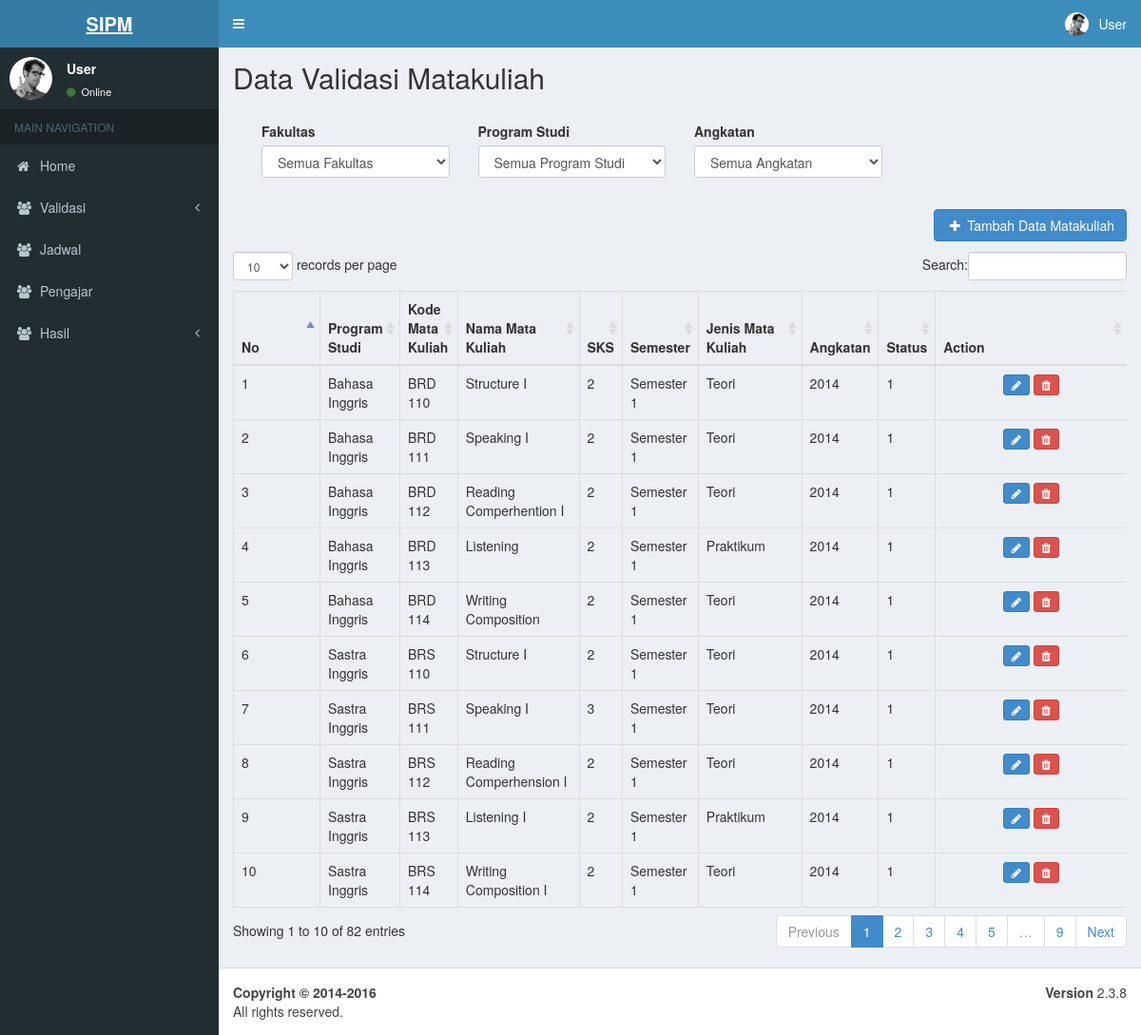
/index.php/validasi, run on the app's committed database.
### tables this page shows
CREATE TABLE `tb_makul` (
  `id_makul` int(11) NOT NULL AUTO_INCREMENT,
  `semester` enum('Semester 1','Semester 2','Semester 3','Semester 4','Semester 5','Semester 6','Semester 7','Semester 8') DEFAULT NULL,
  `id_prodi` int(11) DEFAULT NULL,
  `kode_makul` varchar(10) DEFAULT NULL,
  `nama_makul` varchar(40) DEFAULT NULL,
  `sks` int(11) DEFAULT NULL,
  `jenis_makul` enum('Teori','Praktikum','Teori/Praktikum') DEFAULT NULL,
  `angkatan` varchar(4) DEFAULT NULL,
  `status` enum('0','1') DEFAULT NULL,
  PRIMARY KEY (`id_makul`),
  KEY `id_semester` (`semester`),
  KEY `id_prodi` (`id_prodi`),
  CONSTRAINT `tb_makul_ibfk_2` FOREIGN KEY (`id_prodi`) REFERENCES `tb_prodi` (`id_prodi`)
);

CREATE TABLE `tb_prodi` (
  `id_prodi` int(11) NOT NULL AUTO_INCREMENT,
  `kode_prodiDIKTI` varchar(20) NOT NULL,
  `nama_prodi` varchar(50) NOT NULL,
  `nama_prodi_Eng` varchar(50) NOT NULL,
  `id_fakultas` int(11) NOT NULL,
  `jenjang` enum('S3','S2','S1','D3') NOT NULL,
  `keterangan` text,
  `aktif` enum('Ya','Tidak') NOT NULL DEFAULT 'Ya',
  PRIMARY KEY (`id_prodi`),
  KEY `prodifak` (`id_fakultas`),
  CONSTRAINT `tb_prodi_ibfk_1` FOREIGN KEY (`id_fakultas`) REFERENCES `tb_fakultas` (`id_fakultas`)
);

### application/controllers/Validasi.php (called while the page is built, shortened)
<?php
class Validasi extends CI_Controller
{
    function __construct()
    {
        $this->load->model('M_validasi');
        $this->load->model('M_matakuliah');
        $this->load->model('M_prodi');
        $this->load->model('M_semester');
        $this->load->model('M_fakultas');
        $this->load->library('form_validation');
    }
    public function index()
    {
        $q = urldecode($this->input->get('q', TRUE));
        $start = intval($this->input->get('start'));
        if ($q <> '') {
            $config['base_url'] = base_url() . 'validasi/index.html?q=' . urlencode($q);
            $config['first_url'] = base_url() . 'validasi/index.html?q=' . urlencode($q);
        } else {
            $config['base_url'] = base_url() . 'validasi/index.html';
            $config['first_url'] = base_url() . 'validasi/index.html';
        }
        $config['per_page'] = 10;
        $config['page_query_string'] = TRUE;
        $config['total_rows'] = $this->M_validasi->total_rows($q);
        $validasi = $this->M_validasi->join();
        $fakultas = $this->M_fakultas->getallfakultas();
        $prodi = $this->M_prodi->getallprodi();
        $this->load->library('pagination');
        $this->pagination->initialize($config);
        $data = array(
            'validasi_data' => $validasi,
            'q' => $q,
            'pagination' => $this->pagination->create_links(),
            'total_rows' => $config['total_rows'],
            'start' => $start,
            'dataFakultas' => $fakultas,
            'dataProdi' => $prodi,
        );
        $this->load->view('template/header3');
        $this->load->view('template/sidebar3');
        $this->load->view('validasi/tb_makul_list', $data);
        $this->load->view('template/footer');
    }
}

### index.php (called while the page is built, shortened)
<?php
require_once BASEPATH.'core/CodeIgniter.php';

### application/models/M_validasi.php (called while the page is built, shortened)
<?php
class M_validasi extends CI_Model
{
    public $table = 'tb_makul';
    function total_rows($q = NULL) {
        $this->db->like('id_makul', $q);
	$this->db->or_like('semester', $q);
	$this->db->or_like('id_prodi', $q);
	$this->db->or_like('kode_makul', $q);
	$this->db->or_like('nama_makul', $q);
	$this->db->or_like('sks', $q);
	$this->db->or_like('jenis_makul', $q);
	$this->db->or_like('angkatan', $q);
	$this->db->or_like('status', $q);
	$this->db->from($this->table);
        return $this->db->count_all_results();
    }
    function join()
    {
        $this->db->select('tb_makul.id_makul, tb_makul.semester, tb_makul.kode_makul, tb_makul.nama_makul, tb_makul.sks, tb_makul.jenis_makul, tb_makul.angkatan, tb_makul.status, tb_prodi.nama_prodi');
        $this->db->join('tb_prodi', 'tb_makul.id_prodi = tb_prodi.id_prodi');
        $this->db->order_by('tb_makul.kode_makul', 'asc');
        $query = $this->db->get($this->table);
        return $query->result();
    }
}

### application/views/validasi/tb_makul_list.php (the view, shortened to what this page needs)
<div class="content-wrapper">
  <section class="content">
      <h2 style="margin-top:0px">Data Validasi Matakuliah</h2>
      <div class="col-sm-12"  style="margin-top:20px; margin-bottom:10px;">
          <form id="filter" method="post">
          <div class="form-group col-md-3">
              <label>Fakultas</label>
              <select class="form-control" name="fakultas" id="fakultas">
                  <option value="">Semua Fakultas</option>
              </select>
          </div>
          <div class="form-group col-md-3">
              <label>Program Studi</label>
              <select class="form-control" name="prodi" id="prodi">
                  <option value="NULL">Semua Program Studi</option>
              </select>
          </div>
          <div class="form-group col-md-3">
              <label>Angkatan</label>
              <select class="form-control" name="angkatan" id="angkatan">
                  <option value="NULL">Semua Angkatan</option>
              </select>
          </div>
          <div class="form-group col-md-3">
          </div>
          </form>
      </div>
      <div class="row" style="margin-bottom: 10px">
          <div class="col-md-12 text-center">
          </div>
          <div class="col-md-12" style="text-align: right;">
              <a href="<?php echo base_url();?>validasi/create"><button class="btn btn-primary"><i class="fa fa-plus fa-fw"></i> Tambah Data Matakuliah</button></a>
          </div>
          <div class="col-md-1 text-right">
          </div>
      </div>
      <div class="row">
      <div class="col-sm-12">
      <div class="table-responsive">
      <table class="table table-bordered tablemakul" style="margin-bottom: 10px">
          <thead>
          <tr>
              <th>No</th>
              <th>Program Studi</th>
              <th>Kode Mata Kuliah</th>
              <th>Nama Mata Kuliah</th>
              <th>SKS</th>
              <th>Semester</th>
              <th>Jenis Mata Kuliah</th>
              <th>Angkatan</th>
              <th>Status</th>
              <th>Action</th>
          </tr>
      </thead>
      <tbody>
      <?php
          foreach ($validasi_data as $validasi)
          {
              ?>
              <tr>
                  <td width="80px"><?php echo ++$start ?></td>
                  <td><?php echo $validasi->nama_prodi ?></td>
                  <td><?php echo $validasi->kode_makul ?></td>
                  <td><?php echo $validasi->nama_makul ?></td>
                  <td><?php echo $validasi->sks ?></td>
                  <td><?php echo $validasi->semester ?></td>
                  <td><?php echo $validasi->jenis_makul ?></td>
                  <td><?php echo $validasi->angkatan ?></td>
                  <td><?php echo $validasi->status ?></td>
                  <td style="text-align:center" width="200px">
      			<a href="<?php echo base_url();?>validasi/update/<?php echo $validasi->id_makul;?>" class="btn btn-primary btn-xs"><i class="fa fa-pencil fa-fw"></i></a>
                  <a onclick="return confirm('Yakin akan menghapus data ini?')" href="<?php echo base_url();?>validasi/delete/<?php echo $validasi->id_makul;?>" class="btn btn-danger btn-xs"><i class="fa fa-trash fa-fw"></i></a>
      			</td>
      		</tr>
              <?php
          }
          ?>
      </tbody>
      </table>
      </div>
      </div>
      </div>
  </section>
</div>

### data on the page
tb_makul: id_prodi.nama_prodi "Bahasa Inggris", kode_makul "BRD 110", nama_makul "Structure I", sks "2", semester "Semester 1", jenis_makul "Teori", angkatan "2014", status "1"
tb_makul: id_prodi.nama_prodi "Bahasa Inggris", kode_makul "BRD 111", nama_makul "Speaking I", sks "2", semester "Semester 1", jenis_makul "Teori", angkatan "2014", status "1"
tb_makul: id_prodi.nama_prodi "Bahasa Inggris", kode_makul "BRD 112", nama_makul "Reading Comperhention I", sks "2", semester "Semester 1", jenis_makul "Teori", angkatan "2014", status "1"
tb_makul: id_prodi.nama_prodi "Bahasa Inggris", kode_makul "BRD 113", nama_makul "Listening", sks "2", semester "Semester 1", jenis_makul "Praktikum", angkatan "2014", status "1"
tb_makul: id_prodi.nama_prodi "Bahasa Inggris", kode_makul "BRD 114", nama_makul "Writing Composition", sks "2", semester "Semester 1", jenis_makul "Teori", angkatan "2014", status "1"
tb_makul: id_prodi.nama_prodi "Sastra Inggris", kode_makul "BRS 110", nama_makul "Structure I", sks "2", semester "Semester 1", jenis_makul "Teori", angkatan "2014", status "1"
tb_makul: id_prodi.nama_prodi "Sastra Inggris", kode_makul "BRS 111", nama_makul "Speaking I", sks "3", semester "Semester 1", jenis_makul "Teori", angkatan "2014", status "1"
tb_makul: id_prodi.nama_prodi "Sastra Inggris", kode_makul "BRS 112", nama_makul "Reading Comperhension I", sks "2", semester "Semester 1", jenis_makul "Teori", angkatan "2014", status "1"
tb_makul: id_prodi.nama_prodi "Sastra Inggris", kode_makul "BRS 113", nama_makul "Listening I", sks "2", semester "Semester 1", jenis_makul "Praktikum", angkatan "2014", status "1"
tb_makul: id_prodi.nama_prodi "Sastra Inggris", kode_makul "BRS 114", nama_makul "Writing Composition I", sks "2", semester "Semester 1", jenis_makul "Teori", angkatan "2014", status "1"
